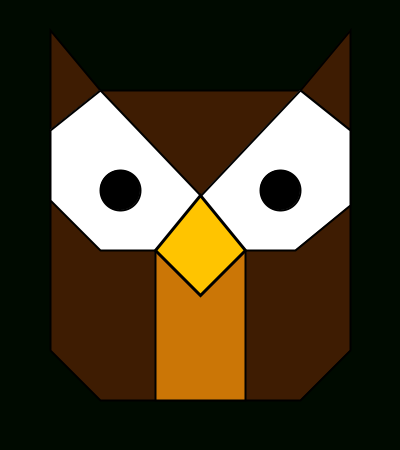
Frame 1 (no input)
Frame 60 (the mouse pressed at the canvas centre just before this capture): identical to frame 1, image omitted
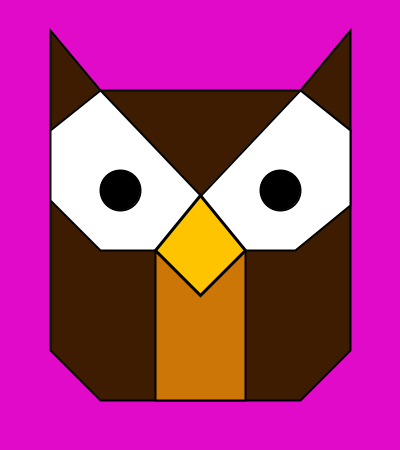
Frame 120 (the mouse held since frame 60 and released just before this capture)

The Processing sketch that drew these frames (run headless with seeded random() and noise(); from frame 60 on, the mouse is pressed at the canvas centre):

// Processing sketch: processing_26798
// ── processing_26798.pde

/*squeary animals . owl . by bea
  inspired by cross stitch motifs
*/
void setup() {
size(400,450);
smooth();
}

void draw() {
background(mouseY,10,mouseX);
fill(62,28,2);
strokeWeight(2);

//head
beginShape();
vertex(100, 90);
vertex(300, 90);
vertex(350, 130);
vertex(350, 350);
vertex(300, 400);
vertex(100, 400);
vertex(50,350);
vertex(50,130);
endShape(CLOSE);

//ear left
triangle(50,30,50,130,100,90);

//ear right
triangle(350,30,350,130,300,90);

//chin
fill(203,118,6);
rectMode(CENTER);
rect(200,325, 90,150);
fill(255);

//white eye left
beginShape();
vertex(100,90);
vertex(202,197);
vertex(155,250);
vertex(100,250);
vertex(50,200);
vertex(50,130);
endShape(CLOSE);

//black pupil left
fill(0);
ellipse(120,190,40,40);

//white eye right
fill(255);
beginShape();
vertex(245,250);
vertex(295,250);
vertex(350,205);
vertex(350,130);
vertex(300,90);
vertex(199,197);
endShape(CLOSE);

//black pupil right
fill(0);
ellipse(280,190,40,40);

//beak
fill(255,196,0);
strokeWeight(3);
quad(155,250,200,295,245,250,200,195);

}
